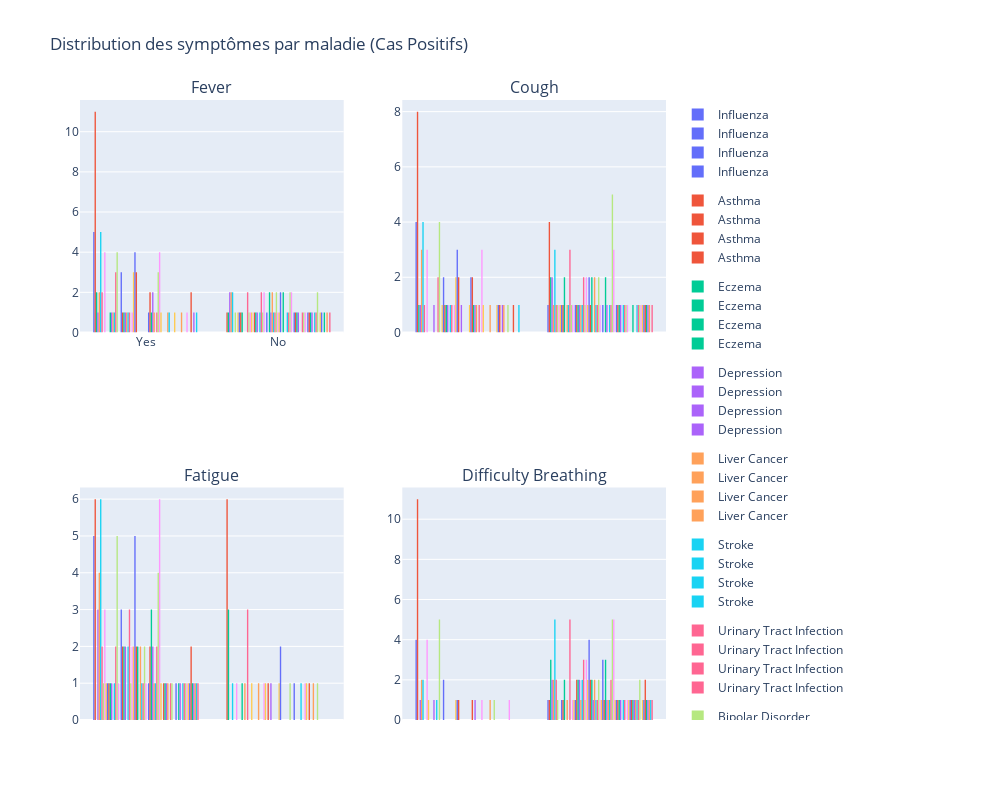

Notebook cell for this chart:
### Code cell
# Define colums with symptoms
symptom_columns = ['Fever', 'Cough', 'Fatigue', 'Difficulty Breathing']

# Creat figure with 2x2 subplots
fig = sp.make_subplots(rows=2, cols=2, subplot_titles=symptom_columns)

# For each colum, creat histogram
for idx, column in enumerate(symptom_columns):
    # Calculate subplot position
    i = idx // 2 + 1  # Line
    j = idx % 2 + 1   # Column
    
   
    fig_express = px.histogram(
        df_positive, 
        x=column, 
        title=column + ' - Disease Distribution', 
        color='Disease'
    )
    

    # Ajust each to the principal figure
    for trace in fig_express.data:
        fig.add_trace(trace, row=i, col=j)

# Update render
fig.update_layout(
    height=800, 
    width=1000,
    title_text="Distribution des symptômes par maladie (Cas Positifs)",
    showlegend=True
)


fig.show()
